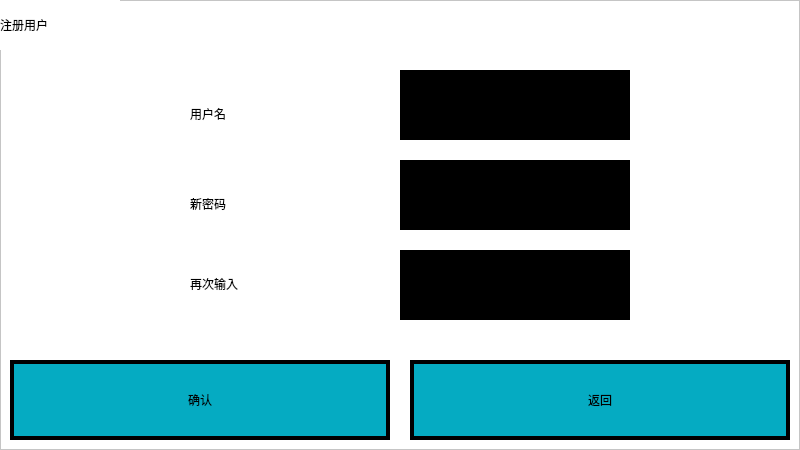
<?xml version="1.0" encoding="UTF-8"?>
<ui version="4.0">
 <class>RegisterForm</class>
 <widget class="QWidget" name="RegisterForm">
  <property name="geometry">
   <rect>
    <x>0</x>
    <y>0</y>
    <width>800</width>
    <height>450</height>
   </rect>
  </property>
  <property name="windowTitle">
   <string>Form</string>
  </property>
  <property name="styleSheet">
   <string notr="true">background-color: rgb(255, 255, 255);</string>
  </property>
  <widget class="QFrame" name="frame">
   <property name="geometry">
    <rect>
     <x>0</x>
     <y>0</y>
     <width>800</width>
     <height>450</height>
    </rect>
   </property>
   <property name="frameShape">
    <enum>QFrame::StyledPanel</enum>
   </property>
   <property name="frameShadow">
    <enum>QFrame::Raised</enum>
   </property>
   <widget class="QLabel" name="label">
    <property name="geometry">
     <rect>
      <x>0</x>
      <y>0</y>
      <width>120</width>
      <height>50</height>
     </rect>
    </property>
    <property name="styleSheet">
     <string notr="true">font: 20pt &quot;宋体&quot;;</string>
    </property>
    <property name="text">
     <string>注册用户</string>
    </property>
   </widget>
   <widget class="QLabel" name="label_2">
    <property name="geometry">
     <rect>
      <x>190</x>
      <y>80</y>
      <width>121</width>
      <height>67</height>
     </rect>
    </property>
    <property name="styleSheet">
     <string notr="true">font: 20pt &quot;宋体&quot;;</string>
    </property>
    <property name="text">
     <string>用户名</string>
    </property>
   </widget>
   <widget class="QLabel" name="label_3">
    <property name="geometry">
     <rect>
      <x>190</x>
      <y>170</y>
      <width>121</width>
      <height>67</height>
     </rect>
    </property>
    <property name="styleSheet">
     <string notr="true">font: 20pt &quot;宋体&quot;;</string>
    </property>
    <property name="text">
     <string>新密码</string>
    </property>
   </widget>
   <widget class="QLabel" name="label_4">
    <property name="geometry">
     <rect>
      <x>190</x>
      <y>250</y>
      <width>121</width>
      <height>67</height>
     </rect>
    </property>
    <property name="styleSheet">
     <string notr="true">font: 20pt &quot;宋体&quot;;</string>
    </property>
    <property name="text">
     <string>再次输入</string>
    </property>
   </widget>
   <widget class="QLineEdit" name="nameLine">
    <property name="geometry">
     <rect>
      <x>400</x>
      <y>70</y>
      <width>230</width>
      <height>70</height>
     </rect>
    </property>
    <property name="styleSheet">
     <string notr="true">
QLineEdit{
background-color:rgba(0,0,0,255);
border:none;
font: 20pt &quot;宋体&quot;;
border-bottom:2px solid rgba(0,0,0,255);
	color: rgb(255, 255, 255);
}
QLineEdit:hover {
border:none;
border-bottom:2px solid rgba(46, 82, 101, 200);
color:rgba(0, 0, 0, 240);
}
QLineEdit:focus {
border:none;
border-bottom:2px solid rgba(46, 82, 101, 200);
color:rgb(0, 170, 190);
}</string>
    </property>
   </widget>
   <widget class="QLineEdit" name="pwdLine">
    <property name="geometry">
     <rect>
      <x>400</x>
      <y>160</y>
      <width>230</width>
      <height>70</height>
     </rect>
    </property>
    <property name="styleSheet">
     <string notr="true">
QLineEdit{
background-color:rgba(0,0,0,255);
border:none;
font: 20pt &quot;宋体&quot;;
border-bottom:2px solid rgba(0,0,0,255);
	color: rgb(255, 255, 255);
}
QLineEdit:hover {
border:none;
border-bottom:2px solid rgba(46, 82, 101, 200);
color:rgba(0, 0, 0, 240);
}
QLineEdit:focus {
border:none;
border-bottom:2px solid rgba(46, 82, 101, 200);
color:rgb(0, 170, 190);
}</string>
    </property>
   </widget>
   <widget class="QLineEdit" name="pwdLine_2">
    <property name="geometry">
     <rect>
      <x>400</x>
      <y>250</y>
      <width>230</width>
      <height>70</height>
     </rect>
    </property>
    <property name="styleSheet">
     <string notr="true">
QLineEdit{
background-color:rgba(0,0,0,255);
border:none;
font: 20pt &quot;宋体&quot;;
border-bottom:2px solid rgba(0,0,0,255);
	color: rgb(255, 255, 255);
}
QLineEdit:hover {
border:none;
border-bottom:2px solid rgba(46, 82, 101, 200);
color:rgba(0, 0, 0, 240);
}
QLineEdit:focus {
border:none;
border-bottom:2px solid rgba(46, 82, 101, 200);
color:rgb(0, 170, 190);
}</string>
    </property>
   </widget>
   <widget class="QPushButton" name="btnConfirm">
    <property name="geometry">
     <rect>
      <x>10</x>
      <y>360</y>
      <width>380</width>
      <height>80</height>
     </rect>
    </property>
    <property name="styleSheet">
     <string notr="true">QPushButton {
font: 20pt &quot;宋体&quot;;
border:4px solid rgb(0,0,0);
background-color:#05abc2;
}

QPushButton:pressed{
background-color: rgb(255, 0, 0);
}
</string>
    </property>
    <property name="text">
     <string>确认</string>
    </property>
   </widget>
   <widget class="QPushButton" name="btnReturn">
    <property name="geometry">
     <rect>
      <x>410</x>
      <y>360</y>
      <width>380</width>
      <height>80</height>
     </rect>
    </property>
    <property name="styleSheet">
     <string notr="true">QPushButton {
font: 20pt &quot;宋体&quot;;
border:4px solid rgb(0,0,0);
background-color:#05abc2;
}

QPushButton:pressed{
background-color: rgb(255, 0, 0);
}
</string>
    </property>
    <property name="text">
     <string>返回</string>
    </property>
   </widget>
  </widget>
 </widget>
 <resources/>
 <connections/>
</ui>
